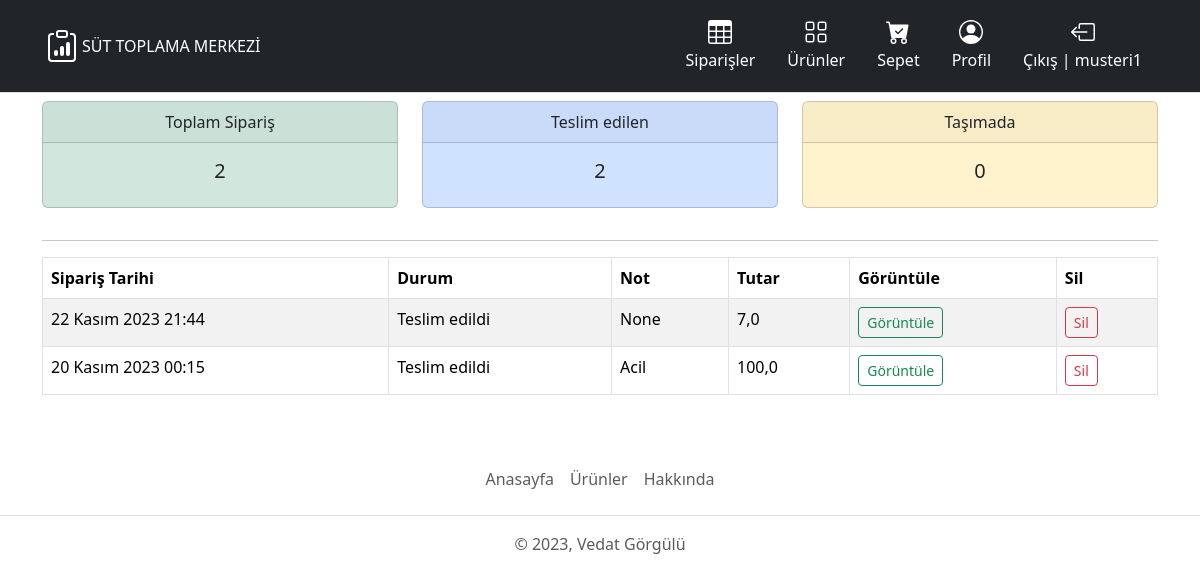
Page /mainboard/user/ (signed in) on the committed database.
### store/models.py (models this page shows, shortened)
class Order(models.Model):
    ORDER_STATUS = (
        ('Recived', 'Sipariş alındı'),
        ('Assigned', 'Servise atandı'),
        ('Transporting', 'Taşımada'),
        ('Delivered', 'Teslim edildi'),
    )
    transaction_id = models.CharField(max_length=200, null=True)
    customer = models.ForeignKey(
        Customer, null=True, on_delete=models.SET_NULL)
    service = models.ForeignKey(Service, null=True, on_delete=models.SET_NULL)
    date_ordered = models.DateTimeField(auto_now_add=True, null=True)
    complete = models.BooleanField(default=False, null=True, blank=False)
    status = models.CharField(max_length=20, null=True,
                              choices=ORDER_STATUS, default='Sipariş alındı')
    note = models.CharField(max_length=500, null=True, blank=True)
    assign_date = models.DateTimeField(
        verbose_name='Servise atama tarihi', null=True)
    service_date = models.DateTimeField(
        verbose_name='Servise başlama tarihi', null=True)
    delivery_date = models.DateTimeField(
        verbose_name='Teslim tarihi', null=True)
    service_time = models.IntegerField(default=0)
    delivery_time = models.IntegerField(default=0)
    is_delivered = models.BooleanField(
        verbose_name='Teslimat', default=False, null=True, blank=False)
    address = LocationField(verbose_name='Siparişin Konumu', null=True, blank=False, map_attrs={
                            'placeholder': 'Haritadan konum seçiniz.',
                            'center': [38.59821903435276, 27.350622679963262],
                            })
    @property
    def get_cart_total(self):
        order_items = self.orderitem_set.all()
        total_price = float(sum([item.get_total for item in order_items]))
        return total_price
    def get_absolute_url(self):
        return reverse('store:detail', kwargs={'id': self.id})
    def get_delete_url(self):
        return reverse('store:delete', kwargs={'id': self.id})
    class Meta:
        ordering = ['-date_ordered']
        permissions = (
            ('is_operator', 'Operator yetkisine sahip'),
            ('is_service', 'Servis görevlisi yetkisine sahip'),
        )

class OrderItem(models.Model):
    product = models.ForeignKey(
        Product, on_delete=models.SET_NULL, blank=True, null=True)
    order = models.ForeignKey(
        Order, on_delete=models.CASCADE, blank=True, null=True)
    quantity = models.IntegerField(default=0, blank=True, null=True)
    date_added = models.DateTimeField(auto_now_add=True)
    @property
    def get_total(self):
        total = self.product.price * self.quantity
        return total

class Product(models.Model):
    name = models.CharField(max_length=200, null=True)
    description = models.CharField(max_length=200, null=True)
    price = models.DecimalField(max_digits=7, decimal_places=2)
    image = models.ImageField(null=True, blank=True)

### suttoplamaapp/decorators.py (the view)
        def wrapper_func(request, *args, **kwargs):
            group = None
            if request.user.groups.exists():
                group = request.user.groups.all()[0].name
            if group in allowed_roles:
                return view_func(request, *args, **kwargs)
            else:
                return HttpResponse('Bu işlemi yapamaya yetkili değilsiniz!')

### mainboard/views.py (called while the page is built)
@login_required(login_url='account:login')
@allowed_users(allowed_roles=['customer'])
def user_page(request):
    orders = request.user.customer.order_set.all()
    total_orders = orders.filter(transaction_id__isnull=False).count()
    delivered = orders.filter(status='Teslim edildi').count()
    transporting = orders.filter(status='Taşımada').count()
    context = {
        'orders': orders,
        'total_orders': total_orders,
        'delivered': delivered,
        'transporting': transporting,
    }
    return render(request, 'mainboard/user.html', context=context)

### mainboard/templates/mainboard/user.html (shortened to what this page needs)
{% extends 'base.html' %}
{% block content %}
  {% include 'mainboard/partials/_status.html' %}
  <hr />
  <div class="row">
    <div class="col-md">
      <div class="table-responsive">
        <table id="userDataTable" class="table table-striped table-bordered">
          <thead class="table">
            <th>Sipariş Tarihi</th>
            <th>Durum</th>
            <th>Not</th>
            <th>Tutar</th>
            <th>Görüntüle</th>
            <th>Sil</th>
          </thead>
          <tbody>
            {% for order in orders %}
              {% if order.transaction_id %}
                <tr>
                  <td>{{ order.date_ordered }}</td>
                  <td>{{ order.status }}</td>
                  <td>{{ order.note }}</td>
                  <td>{{ order.get_cart_total }}</td>
                  <td>
                    <a class="btn btn btn-outline-success btn-sm" href="{{ order.get_absolute_url }}">Görüntüle</a>
                  </td>
                  <td>
                    <a class="btn btn btn-outline-danger btn-sm" href="{{ order.get_delete_url }}">Sil</a>
                  </td>
                </tr>
              {% endif %}
            {% endfor %}
          </tbody>
        </table>
      </div>
    </div>
  </div>
{% endblock %}

### templates/partials/_navbar.html (shortened to what this page needs)
<header>
  <div class="px-3 py-2 mb-2 text-bg-dark border-bottom">
    <div class="container">
      <div class="d-flex flex-wrap align-items-center justify-content-center justify-content-lg-start">
        <a href="/" class="d-flex align-items-center my-2 my-lg-0 me-lg-auto text-white text-decoration-none">
          SÜT TOPLAMA MERKEZİ
        </a>
        <ul class="nav col-12 col-lg-auto my-2 justify-content-center my-md-0 py-1 text-small">
          {% if request.user.is_authenticated %}
            {% if perms.store.is_operator %}
              <li>
                <a href="{% url 'mainboard:mainboard' %}" class="nav-link text-white">
                  <svg xmlns="http://www.w3.org/2000/svg" width="24" height="24" fill="currentColor" class="bi d-block mx-auto mb-1" viewBox="0 0 16 16">
                    <path d="M8 2a.5.5 0 0 1 .5.5V4a.5.5 0 0 1-1 0V2.5A.5.5 0 0 1 8 2zM3.732 3.732a.5.5 0 0 1 .707 0l.915.914a.5.5 0 1 1-.708.708l-.914-.915a.5.5 0 0 1 0-.707zM2 8a.5.5 0 0 1 .5-.5h1.586a.5.5 0 0 1 0 1H2.5A.5.5 0 0 1 2 8zm9.5 0a.5.5 0 0 1 .5-.5h1.5a.5.5 0 0 1 0 1H12a.5.5 0 0 1-.5-.5zm.754-4.246a.389.389 0 0 0-.527-.02L7.547 7.31A.91.91 0 1 0 8.85 8.569l3.434-4.297a.389.389 0 0 0-.029-.518z" />
                    <path fill-rule="evenodd" d="M6.664 15.889A8 8 0 1 1 9.336.11a8 8 0 0 1-2.672 15.78zm-4.665-4.283A11.945 11.945 0 0 1 8 10c2.186 0 4.236.585 6.001 1.606a7 7 0 1 0-12.002 0z" />
                  </svg>Dashboard
                </a>
              </li>
              <li>
                <a href="{% url 'mainboard:chart' %}" class="nav-link text-white">
                  <svg xmlns="http://www.w3.org/2000/svg" width="24" height="24" fill="currentColor" class="bi d-block mx-auto mb-1" viewBox="0 0 16 16">
                    <path d="M15.985 8.5H8.207l-5.5 5.5a8 8 0 0 0 13.277-5.5zM2 13.292A8 8 0 0 1 7.5.015v7.778l-5.5 5.5zM8.5.015V7.5h7.485A8.001 8.001 0 0 0 8.5.015z" />
                  </svg>Rapor
                </a>
              </li>
              <li>
                <a href="{% url 'account:logout' %}" class="nav-link text-white">
                  <svg xmlns="http://www.w3.org/2000/svg" width="24" height="24" fill="currentColor" class="bi d-block mx-auto mb-1" viewBox="0 0 16 16">
                    <path fill-rule="evenodd" d="M6 12.5a.5.5 0 0 0 .5.5h8a.5.5 0 0 0 .5-.5v-9a.5.5 0 0 0-.5-.5h-8a.5.5 0 0 0-.5.5v2a.5.5 0 0 1-1 0v-2A1.5 1.5 0 0 1 6.5 2h8A1.5 1.5 0 0 1 16 3.5v9a1.5 1.5 0 0 1-1.5 1.5h-8A1.5 1.5 0 0 1 5 12.5v-2a.5.5 0 0 1 1 0v2z" />
                    <path fill-rule="evenodd" d="M.146 8.354a.5.5 0 0 1 0-.708l3-3a.5.5 0 1 1 .708.708L1.707 7.5H10.5a.5.5 0 0 1 0 1H1.707l2.147 2.146a.5.5 0 0 1-.708.708l-3-3z" />
                  </svg>Çıkış | {{ request.user }}
                </a>
              </li>
            {% else %}
              <li>
                <a href="{% url 'mainboard:user-page' %}" class="nav-link text-white">
                  Siparişler
                </a>
              </li>
              <li>
                <a href="{% url 'store:store' %}" class="nav-link text-white">
                  Ürünler
                </a>
              </li>
              <li>
                <a href="{% url 'store:shopping-cart' %}" class="nav-link text-white position-relative">
                  Sepet
                </a>
              </li>
              <li>
                <a href="{% url 'mainboard:account' %}" class="nav-link text-white">
                  Profil
                </a>
              </li>
              <li>
                <a href="{% url 'account:logout' %}" class="nav-link text-white">
                  Çıkış | {{ request.user }}
                </a>
              </li>
            {% endif %}
          {% endif %}
        </ul>
      </div>
    </div>
  </div>
</header>

### rows in the picture
Order: date_ordered "22 Kasım 2023 21:44", status "Teslim edildi", note "None", get_cart_total "7,0"
Order: date_ordered "20 Kasım 2023 00:15", status "Teslim edildi", note "Acil", get_cart_total "100,0"

### other values in the picture
{{ request.user }} "musteri1"
{{ total_orders }} "2"
{{ delivered }} "2"
{{ transporting }} "0"
